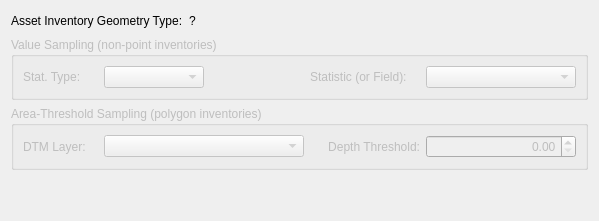
         <widget class="QWidget" name="tab_4">
          <attribute name="title">
           <string>Complex Geometries</string>
          </attribute>
          <layout class="QVBoxLayout" name="verticalLayout_5">
           <item>
            <layout class="QHBoxLayout" name="horizontalLayout_5">
             <item>
              <widget class="QLabel" name="label_19">
               <property name="text">
                <string>Asset Inventory Geometry Type:</string>
               </property>
              </widget>
             </item>
             <item>
              <widget class="QLabel" name="label_EX_geometryType">
               <property name="text">
                <string>?</string>
               </property>
              </widget>
             </item>
             <item>
              <spacer name="horizontalSpacer_3">
               <property name="orientation">
                <enum>Qt::Horizontal</enum>
               </property>
               <property name="sizeHint" stdset="0">
                <size>
                 <width>40</width>
                 <height>20</height>
                </size>
               </property>
              </spacer>
             </item>
            </layout>
           </item>
           <item>
            <widget class="QGroupBox" name="groupBox_HS_VS">
             <property name="enabled">
              <bool>false</bool>
             </property>
             <property name="sizePolicy">
              <sizepolicy hsizetype="Preferred" vsizetype="Fixed">
               <horstretch>0</horstretch>
               <verstretch>0</verstretch>
              </sizepolicy>
             </property>
             <property name="title">
              <string>Value Sampling (non-point inventories)</string>
             </property>
             <layout class="QHBoxLayout" name="horizontalLayout_13">
              <item>
               <widget class="QLabel" name="label_28">
                <property name="sizePolicy">
                 <sizepolicy hsizetype="Fixed" vsizetype="Preferred">
                  <horstretch>0</horstretch>
                  <verstretch>0</verstretch>
                 </sizepolicy>
                </property>
                <property name="minimumSize">
                 <size>
                  <width>75</width>
                  <height>0</height>
                 </size>
                </property>
                <property name="maximumSize">
                 <size>
                  <width>75</width>
                  <height>16777215</height>
                 </size>
                </property>
                <property name="text">
                 <string>Stat. Type:</string>
                </property>
               </widget>
              </item>
              <item>
               <widget class="QComboBox" name="comboBox_HS_VS_type">
                <property name="sizePolicy">
                 <sizepolicy hsizetype="Fixed" vsizetype="Fixed">
                  <horstretch>0</horstretch>
                  <verstretch>0</verstretch>
                 </sizepolicy>
                </property>
                <property name="minimumSize">
                 <size>
                  <width>100</width>
                  <height>0</height>
                 </size>
                </property>
                <property name="maximumSize">
                 <size>
                  <width>150</width>
                  <height>16777215</height>
                 </size>
                </property>
                <property name="toolTip">
                 <string>&lt;html&gt;&lt;head/&gt;&lt;body&gt;&lt;p&gt;For inventories with non-point geometries, select the sampling statistic to use&lt;/p&gt;&lt;p&gt;&lt;br/&gt;&lt;/p&gt;&lt;/body&gt;&lt;/html&gt;</string>
                </property>
               </widget>
              </item>
              <item>
               <spacer name="horizontalSpacer_12">
                <property name="orientation">
                 <enum>Qt::Horizontal</enum>
                </property>
                <property name="sizeHint" stdset="0">
                 <size>
                  <width>40</width>
                  <height>20</height>
                 </size>
                </property>
               </spacer>
              </item>
              <item>
               <widget class="QLabel" name="label_13">
                <property name="sizePolicy">
                 <sizepolicy hsizetype="Fixed" vsizetype="Preferred">
                  <horstretch>0</horstretch>
                  <verstretch>0</verstretch>
                 </sizepolicy>
                </property>
                <property name="minimumSize">
                 <size>
                  <width>110</width>
                  <height>0</height>
                 </size>
                </property>
                <property name="text">
                 <string>Statistic (or Field):</string>
                </property>
               </widget>
              </item>
              <item>
               <widget class="QComboBox" name="comboBox_HS_VS_stat">
                <property name="sizePolicy">
                 <sizepolicy hsizetype="Fixed" vsizetype="Fixed">
                  <horstretch>0</horstretch>
                  <verstretch>0</verstretch>
                 </sizepolicy>
                </property>
                <property name="minimumSize">
                 <size>
                  <width>150</width>
                  <height>0</height>
                 </size>
                </property>
                <property name="maximumSize">
                 <size>
                  <width>9999</width>
                  <height>16777215</height>
                 </size>
                </property>
                <property name="toolTip">
                 <string>&lt;html&gt;&lt;head/&gt;&lt;body&gt;&lt;p&gt;For inventories with non-point geometries, select the field containing the sampling statistic to use&lt;/p&gt;&lt;p&gt;&lt;br/&gt;&lt;/p&gt;&lt;/body&gt;&lt;/html&gt;</string>
                </property>
               </widget>
              </item>
             </layout>
            </widget>
           </item>
           <item>
            <widget class="QGroupBox" name="groupBox_HS_AT">
             <property name="enabled">
              <bool>false</bool>
             </property>
             <property name="sizePolicy">
              <sizepolicy hsizetype="Preferred" vsizetype="Fixed">
               <horstretch>0</horstretch>
               <verstretch>0</verstretch>
              </sizepolicy>
             </property>
             <property name="title">
              <string>Area-Threshold Sampling (polygon inventories)</string>
             </property>
             <layout class="QHBoxLayout" name="horizontalLayout_31">
              <item>
               <widget class="QLabel" name="label_18">
                <property name="sizePolicy">
                 <sizepolicy hsizetype="Minimum" vsizetype="Preferred">
                  <horstretch>0</horstretch>
                  <verstretch>0</verstretch>
                 </sizepolicy>
                </property>
                <property name="minimumSize">
                 <size>
                  <width>75</width>
                  <height>0</height>
                 </size>
                </property>
                <property name="maximumSize">
                 <size>
                  <width>75</width>
                  <height>16777215</height>
                 </size>
                </property>
                <property name="text">
                 <string>DTM Layer:</string>
                </property>
               </widget>
              </item>
              <item>
               <widget class="QgsMapLayerComboBox" name="comboBox_HS_DTM">
                <property name="sizePolicy">
                 <sizepolicy hsizetype="Expanding" vsizetype="Fixed">
                  <horstretch>0</horstretch>
                  <verstretch>0</verstretch>
                 </sizepolicy>
                </property>
                <property name="minimumSize">
                 <size>
                  <width>200</width>
                  <height>0</height>
                 </size>
                </property>
                <property name="maximumSize">
                 <size>
                  <width>150</width>
                  <height>16777215</height>
                 </size>
                </property>
                <property name="allowEmptyLayer">
                 <bool>true</bool>
                </property>
                <property name="showCrs">
                 <bool>true</bool>
                </property>
               </widget>
              </item>
              <item>
               <spacer name="horizontalSpacer_5">
                <property name="orientation">
                 <enum>Qt::Horizontal</enum>
                </property>
                <property name="sizeHint" stdset="0">
                 <size>
                  <width>0</width>
                  <height>0</height>
                 </size>
                </property>
               </spacer>
              </item>
              <item>
               <widget class="QLabel" name="label_16">
                <property name="sizePolicy">
                 <sizepolicy hsizetype="Maximum" vsizetype="Preferred">
                  <horstretch>0</horstretch>
                  <verstretch>0</verstretch>
                 </sizepolicy>
                </property>
                <property name="minimumSize">
                 <size>
                  <width>110</width>
                  <height>0</height>
                 </size>
                </property>
                <property name="text">
                 <string>Depth Threshold:</string>
                </property>
                <property name="alignment">
                 <set>Qt::AlignRight|Qt::AlignTrailing|Qt::AlignVCenter</set>
                </property>
               </widget>
              </item>
              <item>
               <widget class="QgsDoubleSpinBox" name="mQgsDoubleSpinBox_HS">
                <property name="sizePolicy">
                 <sizepolicy hsizetype="Preferred" vsizetype="Fixed">
                  <horstretch>0</horstretch>
                  <verstretch>0</verstretch>
                 </sizepolicy>
                </property>
                <property name="minimumSize">
                 <size>
                  <width>150</width>
                  <height>20</height>
                 </size>
                </property>
                <property name="maximumSize">
                 <size>
                  <width>9999</width>
                  <height>16777215</height>
                 </size>
                </property>
                <property name="baseSize">
                 <size>
                  <width>50</width>
                  <height>0</height>
                 </size>
                </property>
                <property name="alignment">
                 <set>Qt::AlignRight|Qt::AlignTrailing|Qt::AlignVCenter</set>
                </property>
               </widget>
              </item>
             </layout>
            </widget>
           </item>
           <item>
            <spacer name="verticalSpacer_7">
             <property name="orientation">
              <enum>Qt::Vertical</enum>
             </property>
             <property name="sizeHint" stdset="0">
              <size>
               <width>20</width>
               <height>40</height>
              </size>
             </property>
            </spacer>
           </item>
          </layout>
         </widget>
